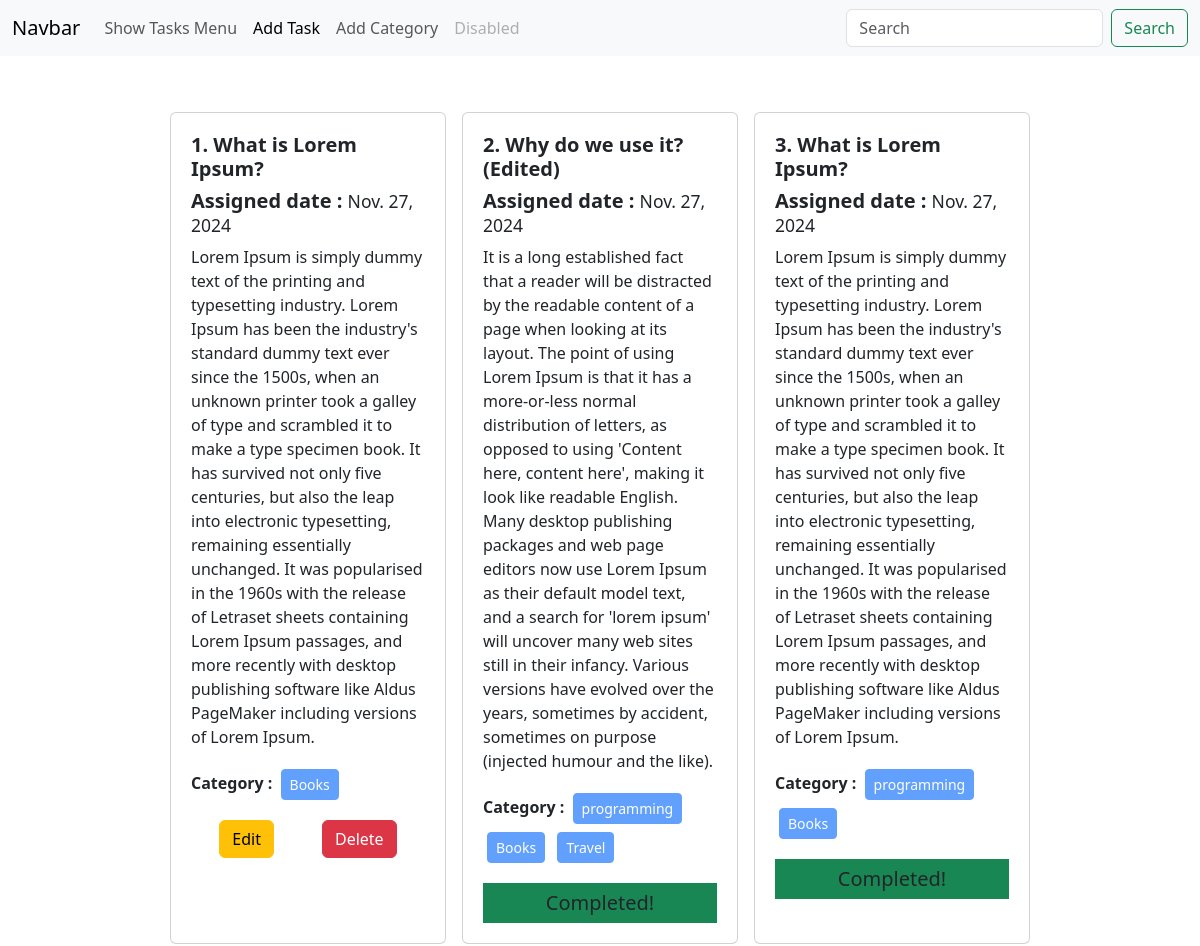
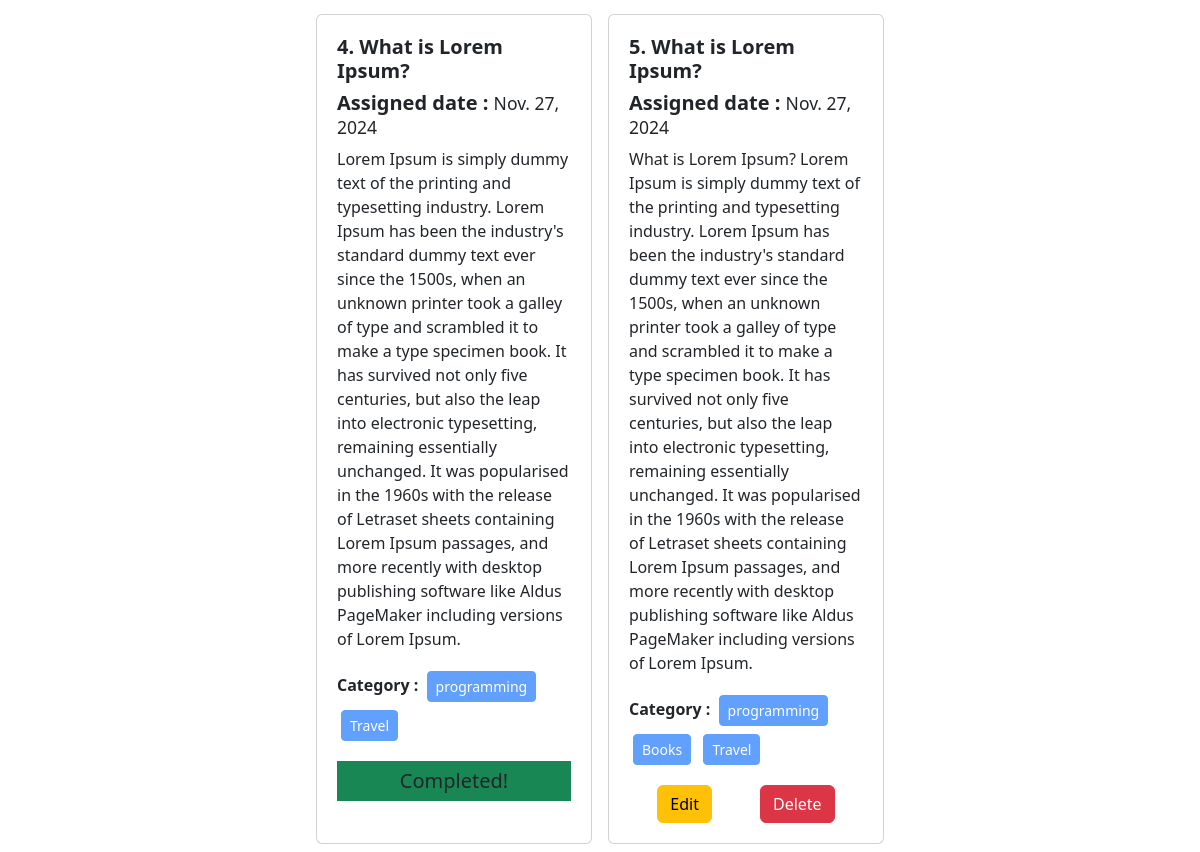
The page / on the database its author committed (2 pictures, top to bottom).
### Tasks/models.py (models this page shows, shortened)
class Task_Model(models.Model):
    task_Title = models.CharField(max_length= 100)
    task_Description = models.TextField()
    category = models.ManyToManyField(Category_Model)
    is_completed = models.BooleanField(default= False)
    assign_date = models.DateField(null= True, blank= True, default=datetime.date.today)

### Category/models.py (models this page shows, shortened)
class Category_Model(models.Model):
    name = models.CharField(max_length= 100)

### Task_Management_System/views.py (the view)
# urls.py: path("", views.home, name= "home"),
def home(req):
    data = Task_Model.objects.all()
    return render(req, "home.html", {'data' : data})

### templates/home.html
{% extends "base.html" %}
{% load crispy_forms_tags %}
{% block content %}
<div class="d-flex flex-wrap justify-content-center px-5 pt-5">
    {% for task in data %}
        <div class="card col-sm-12 col-md-3 m-2 p-1">
            <div class="card-body">
                <h5 class="card-title"><b>{{task.id}}. {{task.task_Title}}</b></h5>
                <h5 class="card-subtitle mt-2 mb-2"><b>Assigned date : </b><small>{{task.assign_date}}</small></h5>
                <p class="card-text">{{task.task_Description}}</p>
                <p><b>Category : </b>
                    {% for cate in task.category.all %}
                    <button class="btn btn-primary btn-sm m-1" type="button" disabled>{{cate.name}}</button>
                    {% endfor %}
                </p>
                {% if task.is_completed %}
                    <h5 class="bg-success w-auto m-auto text-center p-2">Completed!</h5>
                {% else %}
                    <div class="d-flex flex-wrap justify-content-center gap-5">
                        <a href="{% url 'edit_task' task.id %}" class="btn btn-warning">Edit</a>
                        <a href="{% url 'delete_task' task.id %}" class="btn btn-danger">Delete</a>
                    </div>
                {% endif %}
            </div>
        </div>
    {% endfor %}
</div>
{% endblock content %}

### templates/base.html (shortened to what this page needs)
<!DOCTYPE html>
<html lang="en">
<head>
    <link href="https://cdn.jsdelivr.net/npm/bootstrap@5.3.3/dist/css/bootstrap.min.css" rel="stylesheet"
>
</head>
<body>
    <nav class="navbar navbar-expand-lg bg-body-tertiary">
        <div class="container-fluid">
            <a class="navbar-brand" href="#">Navbar</a>
            <div class="collapse navbar-collapse" id="navbarSupportedContent">
                <ul class="navbar-nav me-auto mb-2 mb-lg-0">
                    <li class="nav-item">
                        <a class="nav-link" href="{% url 'home' %}">Show Tasks Menu</a>
                    </li>
                    <li class="nav-item">
                        <a class="nav-link active" aria-current="page" href="{% url 'add_task' %}">Add Task</a>
                    </li>
                    <li class="nav-item">
                        <a class="nav-link" href="{% url 'add_category' %}">Add Category</a>
                    </li>
                    <li class="nav-item">
                        <a class="nav-link disabled" aria-disabled="true">Disabled</a>
                    </li>
                </ul>
                <form class="d-flex" role="search">
                    <input class="form-control me-2" type="search" placeholder="Search" aria-label="Search">
                    <button class="btn btn-outline-success" type="submit">Search</button>
                </form>
            </div>
        </div>
    </nav>
    {% block content %}
    {% endblock content %}
</body>
</html>

### rows shown on the page
Task_Model: id "1", task_Title "What is Lorem Ipsum?", assign_date "Nov. 27, 2024", task_Description "Lorem Ipsum is simply dummy text of the printing and typesetting industry. Lorem Ipsum has been the industry's standard dummy text ever since the 1500s, when an unknown printer took a galley of type and scrambled it to make a type specimen book. It has survived not only five centuries, but also the leap into electronic typesetting, remaining essentially unchanged. It was popularised in the 1960s with the release of Letraset sheets containing Lorem Ipsum passages, and more recently with desktop publishing software like Aldus PageMaker including versions of Lorem Ipsum.", is_completed "Edit"
Category_Model: name "Books"
Task_Model: id "2", task_Title "Why do we use it? (Edited)", assign_date "Nov. 27, 2024", task_Description "It is a long established fact that a reader will be distracted by the readable content of a page when looking at its layout. The point of using Lorem Ipsum is that it has a more-or-less normal distribution of letters, as opposed to using 'Content here, content here', making it look like readable English. Many desktop publishing packages and web page editors now use Lorem Ipsum as their default model text, and a search for 'lorem ipsum' will uncover many web sites still in their infancy. Various versions have evolved over the years, sometimes by accident, sometimes on purpose (injected humour and the like).", is_completed "Completed!"
Category_Model: name "programming"
Category_Model: name "Travel"
Task_Model: id "3", task_Title "What is Lorem Ipsum?", assign_date "Nov. 27, 2024", task_Description "Lorem Ipsum is simply dummy text of the printing and typesetting industry. Lorem Ipsum has been the industry's standard dummy text ever since the 1500s, when an unknown printer took a galley of type and scrambled it to make a type specimen book. It has survived not only five centuries, but also the leap into electronic typesetting, remaining essentially unchanged. It was popularised in the 1960s with the release of Letraset sheets containing Lorem Ipsum passages, and more recently with desktop publishing software like Aldus PageMaker including versions of Lorem Ipsum.", is_completed "Completed!"
Task_Model: id "4", task_Title "What is Lorem Ipsum?", assign_date "Nov. 27, 2024", task_Description "Lorem Ipsum is simply dummy text of the printing and typesetting industry. Lorem Ipsum has been the industry's standard dummy text ever since the 1500s, when an unknown printer took a galley of type and scrambled it to make a type specimen book. It has survived not only five centuries, but also the leap into electronic typesetting, remaining essentially unchanged. It was popularised in the 1960s with the release of Letraset sheets containing Lorem Ipsum passages, and more recently with desktop publishing software like Aldus PageMaker including versions of Lorem Ipsum.", is_completed "Completed!"
Task_Model: id "5", task_Title "What is Lorem Ipsum?", assign_date "Nov. 27, 2024", task_Description "What is Lorem Ipsum? Lorem Ipsum is simply dummy text of the printing and typesetting industry. Lorem Ipsum has been the industry's standard dummy text ever since the 1500s, when an unknown printer took a galley of type and scrambled it to make a type specimen book. It has survived not only five centuries, but also the leap into electronic typesetting, remaining essentially unchanged. It was popularised in the 1960s with the release of Letraset sheets containing Lorem Ipsum passages, and more recently with desktop publishing software like Aldus PageMaker including versions of Lorem Ipsum.", is_completed "Edit"
